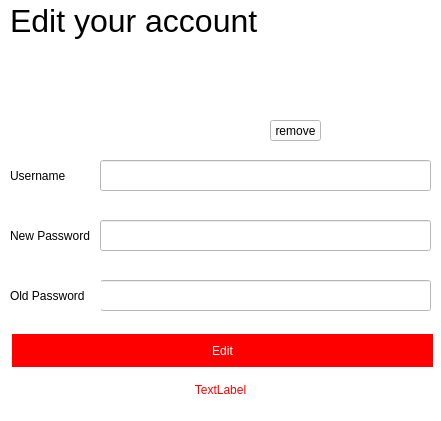
<?xml version="1.0" encoding="UTF-8"?>
<ui version="4.0">
 <class>EditAccount</class>
 <widget class="QDialog" name="EditAccount">
  <property name="geometry">
   <rect>
    <x>0</x>
    <y>0</y>
    <width>441</width>
    <height>421</height>
   </rect>
  </property>
  <property name="minimumSize">
   <size>
    <width>441</width>
    <height>421</height>
   </size>
  </property>
  <property name="maximumSize">
   <size>
    <width>441</width>
    <height>421</height>
   </size>
  </property>
  <property name="windowTitle">
   <string>EditAccount</string>
  </property>
  <property name="styleSheet">
   <string notr="true">background-color: rgb(255, 255, 255);</string>
  </property>
  <widget class="QWidget" name="widget" native="true">
   <property name="geometry">
    <rect>
     <x>0</x>
     <y>0</y>
     <width>441</width>
     <height>421</height>
    </rect>
   </property>
   <property name="styleSheet">
    <string notr="true">background-color: rgb(255, 255, 255);</string>
   </property>
   <widget class="QLabel" name="usernameLabel">
    <property name="geometry">
     <rect>
      <x>10</x>
      <y>160</y>
      <width>71</width>
      <height>31</height>
     </rect>
    </property>
    <property name="text">
     <string>Username</string>
    </property>
   </widget>
   <widget class="QLabel" name="newPasswordLabel">
    <property name="geometry">
     <rect>
      <x>10</x>
      <y>220</y>
      <width>91</width>
      <height>31</height>
     </rect>
    </property>
    <property name="text">
     <string>New Password</string>
    </property>
   </widget>
   <widget class="QLabel" name="title">
    <property name="geometry">
     <rect>
      <x>10</x>
      <y>0</y>
      <width>261</width>
      <height>41</height>
     </rect>
    </property>
    <property name="styleSheet">
     <string notr="true">font-size: 32px;</string>
    </property>
    <property name="text">
     <string>Edit your account</string>
    </property>
   </widget>
   <widget class="QLineEdit" name="username">
    <property name="geometry">
     <rect>
      <x>100</x>
      <y>160</y>
      <width>331</width>
      <height>31</height>
     </rect>
    </property>
   </widget>
   <widget class="QLineEdit" name="newPassword">
    <property name="geometry">
     <rect>
      <x>100</x>
      <y>220</y>
      <width>331</width>
      <height>31</height>
     </rect>
    </property>
    <property name="echoMode">
     <enum>QLineEdit::Password</enum>
    </property>
   </widget>
   <widget class="QPushButton" name="editButton">
    <property name="geometry">
     <rect>
      <x>10</x>
      <y>330</y>
      <width>425</width>
      <height>41</height>
     </rect>
    </property>
    <property name="styleSheet">
     <string notr="true">QPushButton{  
background-color: red;  
border: none;
color: white;
text-align: center;
margin: 4px 2px;
opacity: 0.6;
text-decoration: none;
}
QPushButton:hover{
margin: 2px 1px;
}</string>
    </property>
    <property name="text">
     <string>Edit</string>
    </property>
   </widget>
   <widget class="ClickableLabel" name="avatar">
    <property name="geometry">
     <rect>
      <x>180</x>
      <y>60</y>
      <width>80</width>
      <height>80</height>
     </rect>
    </property>
    <property name="text">
     <string/>
    </property>
    <property name="pixmap">
     <pixmap>:/icons/user_icon.jpg</pixmap>
    </property>
    <property name="scaledContents">
     <bool>true</bool>
    </property>
   </widget>
   <widget class="QToolButton" name="removeButton">
    <property name="geometry">
     <rect>
      <x>270</x>
      <y>120</y>
      <width>51</width>
      <height>21</height>
     </rect>
    </property>
    <property name="text">
     <string>remove</string>
    </property>
   </widget>
   <widget class="QLabel" name="error">
    <property name="geometry">
     <rect>
      <x>10</x>
      <y>380</y>
      <width>421</width>
      <height>20</height>
     </rect>
    </property>
    <property name="styleSheet">
     <string notr="true">color: rgb(255, 0, 0);</string>
    </property>
    <property name="text">
     <string>TextLabel</string>
    </property>
    <property name="alignment">
     <set>Qt::AlignCenter</set>
    </property>
    <property name="indent">
     <number>0</number>
    </property>
   </widget>
   <widget class="QLineEdit" name="oldPassword">
    <property name="geometry">
     <rect>
      <x>100</x>
      <y>280</y>
      <width>331</width>
      <height>31</height>
     </rect>
    </property>
    <property name="echoMode">
     <enum>QLineEdit::Password</enum>
    </property>
   </widget>
   <widget class="QLabel" name="oldPasswordLabel">
    <property name="geometry">
     <rect>
      <x>10</x>
      <y>280</y>
      <width>91</width>
      <height>31</height>
     </rect>
    </property>
    <property name="text">
     <string>Old Password</string>
    </property>
   </widget>
  </widget>
 </widget>
 <layoutdefault spacing="6" margin="11"/>
 <customwidgets>
  <customwidget>
   <class>ClickableLabel</class>
   <extends>QLabel</extends>
   <header>clickablelabel.h</header>
   <slots>
    <signal>clicked()</signal>
   </slots>
  </customwidget>
 </customwidgets>
 <resources>
  <include location="../PDS-Project/client/ui/resources.qrc"/>
 </resources>
 <connections/>
</ui>
